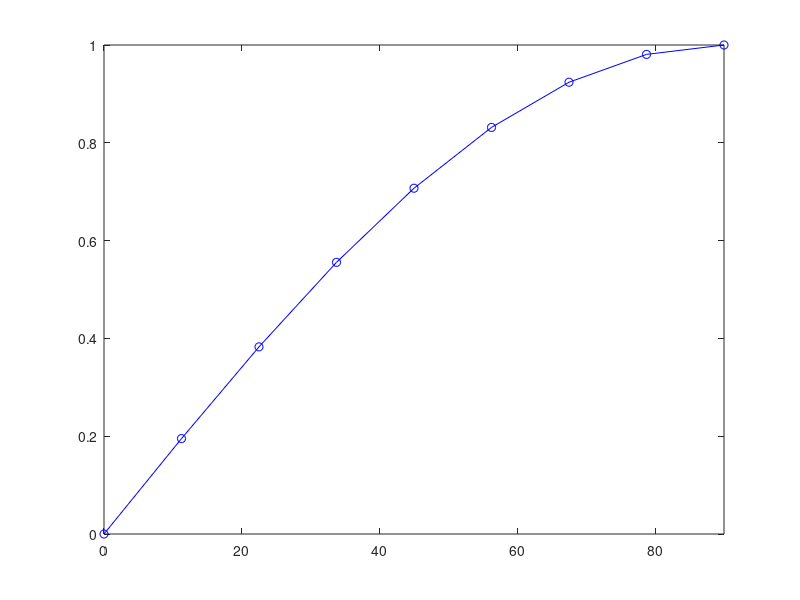

This figure's MATLAB source:
% Ashna Khemani, MEAM1470 Thursday section
% Plotting points of f(x) = sin(x) over [0, 90]

x = linspace(0, 90, 9);
y = sind(x);

plot(x, y, 'bo-')
axis([0 90 0 1])